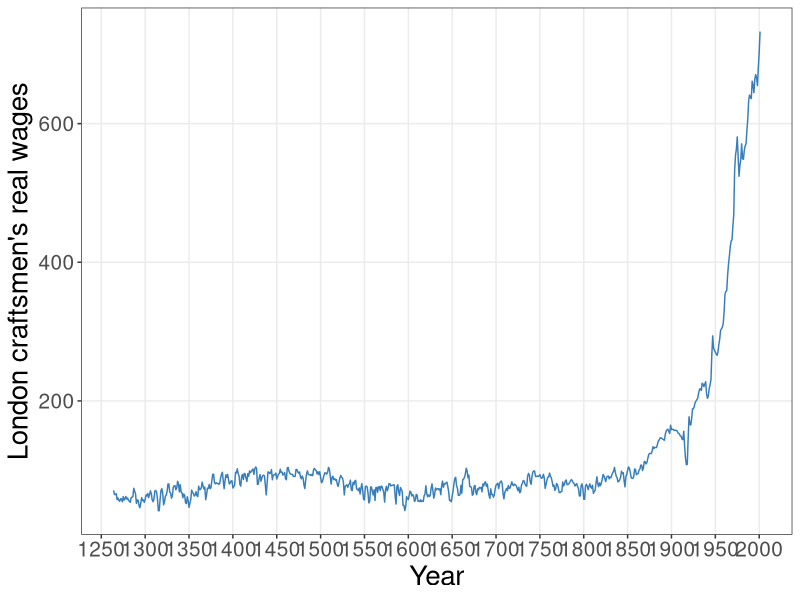

This chart was generated by the following R code:
#' Graph Designer(s): Simon Halliday,  Scott Cohn
#' Authors: Bowles and Halliday
#' Title: Coordination, Conflict and Competition: A Text in Microeconomics

library("tidyverse")
library("dplyr")
library("ggthemes")

londonrealwage <- read_csv("capitalism/data/londonrealwage.csv", 
                           skip = 1)

p <- londonrealwage %>% ggplot(aes(x = Year, y = London_craftsman_real_wage)) +
  geom_line(color = "#377eba")

p1 <- p + scale_x_continuous(breaks = round(seq(1250, 
                                                max(londonrealwage$Year), 
                                                by = 50), 2000)) +
  labs(y = "London craftsmen's real wages") 

p2 <- p1 + theme_bw() + 
  theme(panel.grid.minor = element_blank(),
        axis.text = element_text(size = 15),
        axis.title = element_text(size = 20))

ggsave("capitalism/londonwage.pdf", width = 9, height = 7, units = "in")
